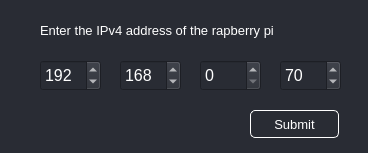
<?xml version="1.0" encoding="UTF-8"?>
<ui version="4.0">
 <class>Form</class>
 <widget class="QWidget" name="Form">
  <property name="geometry">
   <rect>
    <x>0</x>
    <y>0</y>
    <width>368</width>
    <height>153</height>
   </rect>
  </property>
  <property name="windowTitle">
   <string>Form</string>
  </property>
  <property name="styleSheet">
   <string notr="true">QWidget{
background-color:#292C34;
color:white;
}</string>
  </property>
  <widget class="QLabel" name="label_2">
   <property name="geometry">
    <rect>
     <x>40</x>
     <y>20</y>
     <width>291</width>
     <height>20</height>
    </rect>
   </property>
   <property name="font">
    <font>
     <pointsize>10</pointsize>
    </font>
   </property>
   <property name="text">
    <string>Enter the IPv4 address of the rapberry pi</string>
   </property>
  </widget>
  <widget class="QSpinBox" name="portInput1">
   <property name="geometry">
    <rect>
     <x>40</x>
     <y>60</y>
     <width>61</width>
     <height>31</height>
    </rect>
   </property>
   <property name="font">
    <font>
     <pointsize>12</pointsize>
    </font>
   </property>
   <property name="maximum">
    <number>256</number>
   </property>
   <property name="value">
    <number>192</number>
   </property>
  </widget>
  <widget class="QSpinBox" name="portInput2">
   <property name="geometry">
    <rect>
     <x>120</x>
     <y>60</y>
     <width>61</width>
     <height>31</height>
    </rect>
   </property>
   <property name="font">
    <font>
     <pointsize>12</pointsize>
    </font>
   </property>
   <property name="maximum">
    <number>256</number>
   </property>
   <property name="value">
    <number>168</number>
   </property>
  </widget>
  <widget class="QSpinBox" name="portInput3">
   <property name="geometry">
    <rect>
     <x>200</x>
     <y>60</y>
     <width>61</width>
     <height>31</height>
    </rect>
   </property>
   <property name="font">
    <font>
     <pointsize>12</pointsize>
    </font>
   </property>
   <property name="maximum">
    <number>256</number>
   </property>
   <property name="value">
    <number>0</number>
   </property>
  </widget>
  <widget class="QSpinBox" name="portInput4">
   <property name="geometry">
    <rect>
     <x>280</x>
     <y>60</y>
     <width>61</width>
     <height>31</height>
    </rect>
   </property>
   <property name="font">
    <font>
     <pointsize>12</pointsize>
    </font>
   </property>
   <property name="maximum">
    <number>256</number>
   </property>
   <property name="value">
    <number>70</number>
   </property>
  </widget>
  <widget class="QPushButton" name="submitButton">
   <property name="geometry">
    <rect>
     <x>250</x>
     <y>110</y>
     <width>89</width>
     <height>28</height>
    </rect>
   </property>
   <property name="font">
    <font>
     <pointsize>10</pointsize>
    </font>
   </property>
   <property name="styleSheet">
    <string notr="true">QPushButton{
border: 1px solid white;
border-radius: 5px;
background-color: #292C34;
color: white;
}</string>
   </property>
   <property name="text">
    <string>Submit</string>
   </property>
  </widget>
 </widget>
 <resources/>
 <connections/>
</ui>
